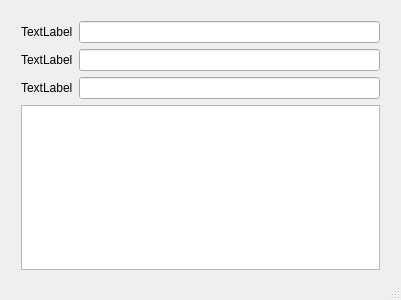
<?xml version="1.0" encoding="UTF-8"?>
<ui version="4.0">
 <class>MainWindow</class>
 <widget class="QMainWindow" name="MainWindow">
  <property name="geometry">
   <rect>
    <x>0</x>
    <y>0</y>
    <width>401</width>
    <height>300</height>
   </rect>
  </property>
  <property name="windowTitle">
   <string>MainWindow</string>
  </property>
  <widget class="QWidget" name="centralWidget">
   <widget class="QWidget" name="">
    <property name="geometry">
     <rect>
      <x>10</x>
      <y>10</y>
      <width>381</width>
      <height>271</height>
     </rect>
    </property>
    <layout class="QVBoxLayout" name="verticalLayout_2">
     <item>
      <layout class="QVBoxLayout" name="verticalLayout">
       <item>
        <layout class="QHBoxLayout" name="horizontalLayout">
         <item>
          <widget class="QLabel" name="nameLable">
           <property name="text">
            <string>TextLabel</string>
           </property>
          </widget>
         </item>
         <item>
          <widget class="QLineEdit" name="nameText"/>
         </item>
        </layout>
       </item>
       <item>
        <layout class="QHBoxLayout" name="horizontalLayout_2">
         <item>
          <widget class="QLabel" name="devIdLable">
           <property name="text">
            <string>TextLabel</string>
           </property>
          </widget>
         </item>
         <item>
          <widget class="QLineEdit" name="devIdText"/>
         </item>
        </layout>
       </item>
       <item>
        <layout class="QHBoxLayout" name="horizontalLayout_3">
         <item>
          <widget class="QLabel" name="venIdLable">
           <property name="text">
            <string>TextLabel</string>
           </property>
          </widget>
         </item>
         <item>
          <widget class="QLineEdit" name="venIdText"/>
         </item>
        </layout>
       </item>
      </layout>
     </item>
     <item>
      <widget class="QListWidget" name="pciList"/>
     </item>
    </layout>
   </widget>
  </widget>
  <widget class="QStatusBar" name="statusBar"/>
 </widget>
 <layoutdefault spacing="6" margin="11"/>
 <resources/>
 <connections/>
</ui>
